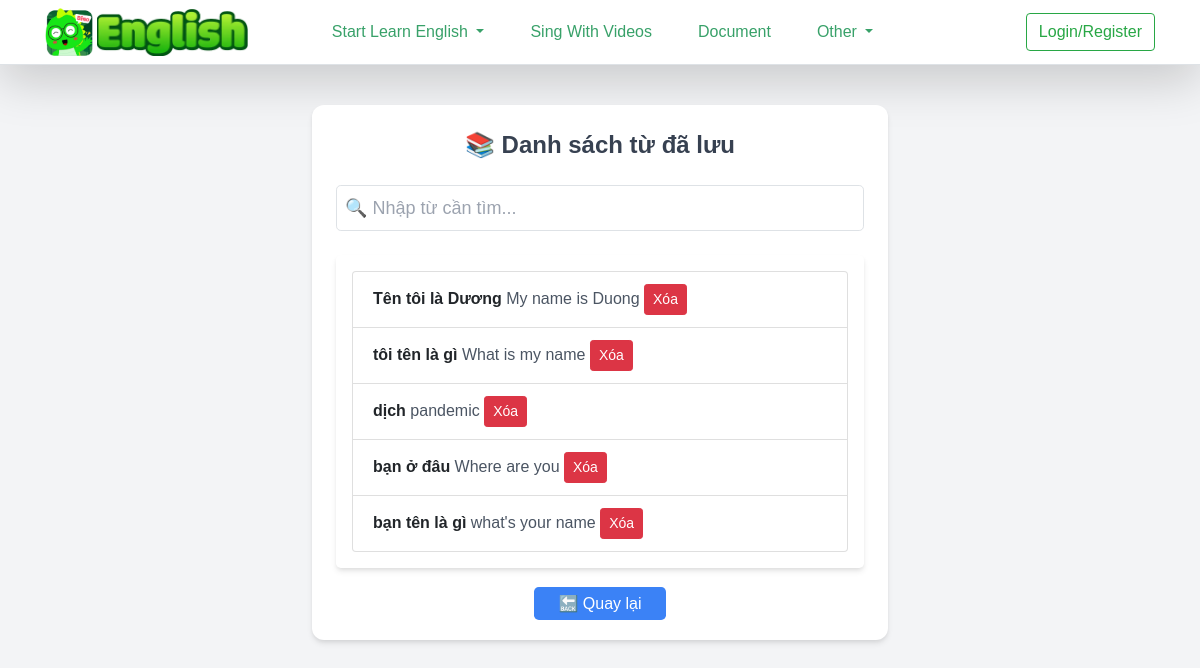
Before: /project/save_word.php with the older database file.
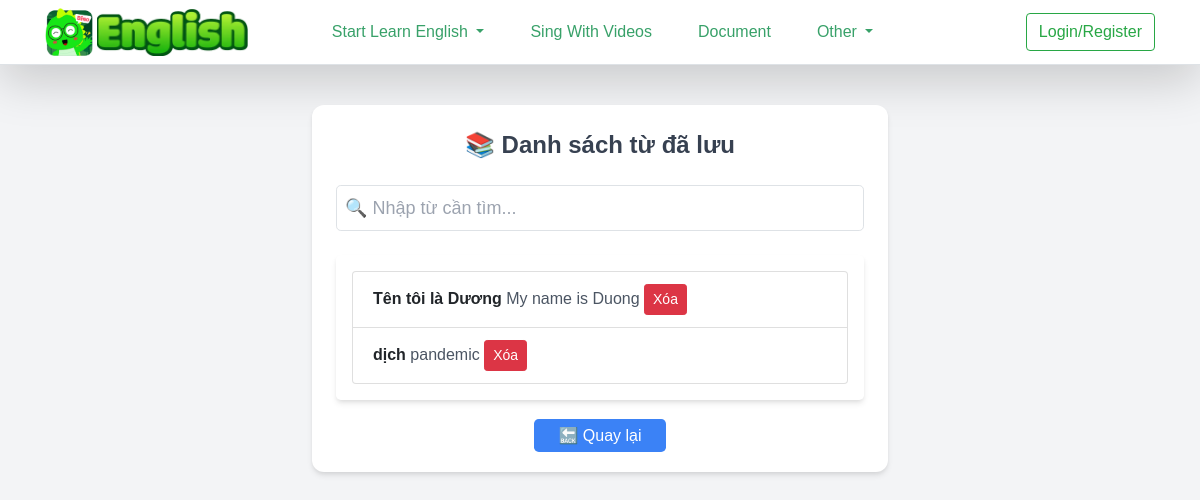
After: the same page with the newer database file.
### tables this page shows
CREATE TABLE `saved_words` (
  `id` int(11) NOT NULL,
  `original` varchar(255) NOT NULL,
  `translated` varchar(255) NOT NULL,
  `created_at` timestamp NOT NULL DEFAULT current_timestamp()
);

### project/save_word.php (the view, shortened to what this page needs)
<!DOCTYPE html>
<html lang="en">
<head>
    <link href="https://cdn.jsdelivr.net/npm/bootstrap@5.3.1/dist/css/bootstrap.min.css" rel="stylesheet">
    <link href="https://cdnjs.cloudflare.com/ajax/libs/font-awesome/6.4.2/css/all.min.css" rel="stylesheet">
    <link href="https://cdn.jsdelivr.net/npm/tailwindcss@2.2.19/dist/tailwind.min.css" rel="stylesheet">
</head>
<?php
include('../src/font/learn_english/header_english.php');
$query = "SELECT id, original, translated FROM saved_words ORDER BY created_at DESC";
$result = $conn->query($query);
?>
<body class="bg-gray-100">
<div class="container mt-10">
    <div class="bg-white p-6 rounded-xl shadow-md w-full max-w-xl mx-auto">
        <h2 class="text-center text-2xl font-semibold text-gray-700">📚 Danh sách từ đã lưu</h2>
        <div class="mt-4">
            <input id="searchInput" type="text" class="w-full border rounded-lg p-2 text-lg" placeholder="🔍 Nhập từ cần tìm...">
        </div>
        <div class="mt-4 p-3 bg-white rounded-lg shadow-md">
            <ul id="wordList" class="list-group">
                <?php while ($row = $result->fetch_assoc()): ?>
                    <li class="list-group-item flex justify-between">
                        <span class="font-semibold"><?php echo $row['original']; ?></span>
                        <span class="text-gray-600"><?php echo $row['translated']; ?></span>
                        <button class="btn btn-danger btn-sm" onclick="deleteWord(<?php echo $row['id']; ?>)">Xóa</button>
                    </li>
                <?php endwhile; ?>
            </ul>
        </div>
        <div class="mt-4 text-center">
            <a href="../project/translate_english.php" class="bg-blue-500 text-white px-4 py-2 rounded-lg hover:bg-blue-600">🔙 Quay lại</a>
        </div>
    </div>
</div>
</body>
</html>

### src/font/learn_english/header_english.php (shortened to what this page needs)
<!DOCTYPE html>
<html lang="vi">
<head>
    <link rel="stylesheet" href="https://maxcdn.bootstrapcdn.com/bootstrap/4.5.2/css/bootstrap.min.css">
</head>
<?php
$user = null;
?>
<body>
    <header class="w-100 border-bottom shadow-lg bg-white">
        <div class="container d-flex justify-content-between align-items-center py-2">
            <a href="../project/website.php" class="d-flex align-items-center">
                <img src="<?= '../public/images/icons/dino.png' ?>" alt="Logo" class="h-12 mr-1">
                <img src="<?= '../public/images/icons/dino_name.png' ?>" alt="Logo" class="h-12">
            </a>
            <nav class="d-none d-lg-flex gap-3">
                <div class="dropdown">
                <a class="nav-link dropdown-toggle" id="otherDropdown" role="button" data-bs-toggle="dropdown"
                        aria-expanded="false" title="Khác">
                       Start Learn English
                    </a>
                </div>
                <a class="dropdown-item" href="../project/audio_collection_page.php"
                title="Singing and Videos">Sing With Videos</a>
                <a href="../project/document_english.php" class="nav-link" title="Tài liệu">Document</a>
                <div class="dropdown">
                    <a class="nav-link dropdown-toggle" id="otherDropdown" role="button" data-bs-toggle="dropdown"
                        aria-expanded="false" title="Khác">
                        Other
                    </a>
                </div>
            </nav>
            <?php if (isset($user)): ?>
                <a href="#" class="nav-link dropdown-toggle" id="userDropdown" role="button" data-bs-toggle="dropdown"
                    aria-expanded="false">
                    <img src="../public/images/icons/ic_default_ava_male.png" alt="User Avatar" class="h-10 ">
                    <?php echo htmlspecialchars($user['username']); ?>
                </a>
                <ul class="dropdown-menu" aria-labelledby="userDropdown">
                    <li><a class="dropdown-item" href="../project/profile_english.php">Profile</a></li>
                    <li><a class="dropdown-item" href="../project/logout.php">Logout</a></li>
                </ul>
            <?php else: ?>
                <a href="../project/login.php">
                    <a href="../project/login.php"><button class="btn btn-outline-success language-button">
                            Login/Register</button></a>
                </a>
            <?php endif; ?>
        </div>
    </header>
</body>
</html>

### src/font/learn_english/header_english.php (style rules this page uses)
body { font-family: 'Arial', sans-serif; }
.nav-link { color: #38a169; transition: color 0.3s, box-shadow 0.3s; padding: 10px 15px; border-radius: 5px; }
.dropdown-item { color: #38a169; transition: color 0.3s, background-color 0.3s; padding: 10px 15px; border-radius: 5px; }

Changed rows visible on the page:
removed saved_words: original "tôi tên là gì", translated "What is my name"
removed saved_words: original "bạn ở đâu", translated "Where are you"
removed saved_words: original "bạn tên là gì", translated "what's your name"
